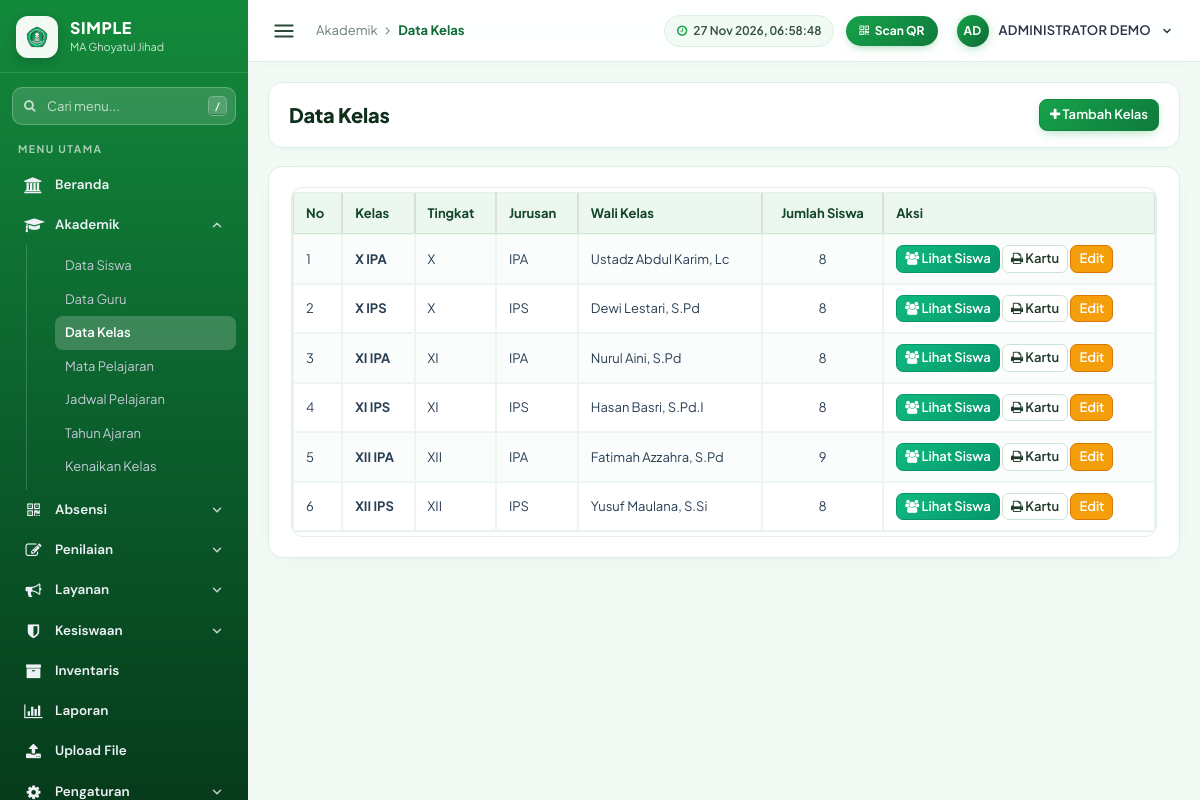
/index.php?page=Data-Kelas (signed in), run on the app's committed database.
### tables this page shows
CREATE TABLE `kelas` (
  `id` int NOT NULL,
  `nama` varchar(30) NOT NULL,
  `tingkat` varchar(5) NOT NULL,
  `jurusan` varchar(30) DEFAULT NULL,
  `wali_guru_id` int DEFAULT NULL
);

CREATE TABLE `guru` (
  `id` int NOT NULL,
  `nip` varchar(30) NOT NULL,
  `nama` varchar(120) NOT NULL,
  `jenis_kelamin` char(1) NOT NULL DEFAULT 'L',
  `mapel` varchar(100) DEFAULT NULL,
  `jabatan` varchar(100) DEFAULT NULL,
  `status_kepegawaian` varchar(30) NOT NULL DEFAULT 'GTY',
  `no_hp` varchar(30) DEFAULT NULL,
  `email` varchar(100) DEFAULT NULL,
  `status` varchar(10) NOT NULL DEFAULT 'Active',
  `foto` varchar(100) DEFAULT NULL
);

### index.php (called while the page is built, shortened)
<?php
require_once __DIR__ . '/library/helpers.php';
$routes = [
    'Dashboard' => 'pages/home.php',
    'Data-Siswa' => 'pages/siswa.php',
    'Data-Guru' => 'pages/guru.php',
    'Data-Kelas' => 'pages/kelas.php',
    'Absen-Scan' => 'pages/absen_scan.php',
    'Absen-Siswa' => 'pages/absen_siswa.php',
    'Absen-Guru' => 'pages/absen_guru.php',
    'Cetak-Kartu' => 'pages/kartu.php',
    'Profile' => 'pages/profile.php',
    'User-Guide' => 'pages/help.php',
    'Help' => 'pages/help.php',
    'Users' => 'pages/users.php',
    'Upload-File' => 'pages/upload_file.php',
    'Tahun-Ajaran' => 'pages/tahun_ajaran.php',
    'Mata-Pelajaran' => 'pages/mapel.php',
    'Jadwal' => 'pages/jadwal.php',
    'Perizinan' => 'pages/perizinan.php',
    'Pengumuman' => 'pages/pengumuman.php',
    'Kenaikan-Kelas' => 'pages/kenaikan.php',
    'Input-Nilai' => 'pages/nilai.php',
    'Rapor' => 'pages/rapor.php',
    'Cetak-Rapor' => 'pages/cetak_rapor.php',
    'Laporan' => 'pages/laporan.php',
    'Pelanggaran' => 'pages/pelanggaran.php',
    'Inventaris' => 'pages/inventaris.php',
    'Master-Menu' => 'pages/master_menu.php',
];
$page = $_GET['page'] ?? 'Dashboard';
require __DIR__ . '/' . $routes[$page];

### library/helpers.php (called while the page is built, shortened)
<?php
function e($s) { return htmlspecialchars((string)$s, ENT_QUOTES, 'UTF-8'); }
function role() { return strtoupper((string)($_SESSION['SES_ROLE'] ?? '')); }
function canEdit() { return in_array(role(), ['ADMIN', 'TATA USAHA'], true); }
function qall($db, $sql, $types = '', $p = []) {
    $st = $db->prepare($sql);
    $st->execute();
    return $st->get_result()->fetch_all(MYSQLI_ASSOC);
}

### pages/kelas.php (the view, shortened to what this page needs)
<?php
$db = $koneksidb;
$guruList = qall($db, "SELECT id, nama FROM guru WHERE status = 'Active' ORDER BY nama");
$rows = qall($db, "SELECT k.*, g.nama AS wali, (SELECT COUNT(*) FROM siswa s WHERE s.kelas_id = k.id AND s.status = 'Active') AS jml
                   FROM kelas k LEFT JOIN guru g ON g.id = k.wali_guru_id ORDER BY FIELD(k.tingkat,'X','XI','XII'), k.jurusan");
include "header.php";
?>
<div class="right_col" role="main">
  <div class="page-title"><div class="title_left"><h3>Data Kelas</h3></div>
    <div class="title_right"><?php if (canEdit()): ?><button class="btn btn-primary btn-sm" id="btnAdd"><i class="fa fa-plus"></i> Tambah Kelas</button><?php endif; ?></div></div>
  <div class="x_panel"><div class="x_content table-responsive">
    <table class="table table-bordered table-striped">
      <thead><tr><th>No</th><th>Kelas</th><th>Tingkat</th><th>Jurusan</th><th>Wali Kelas</th><th class="text-center">Jumlah Siswa</th><th>Aksi</th></tr></thead>
      <tbody><?php foreach ($rows as $i => $r): ?>
        <tr><td><?= $i + 1 ?></td><td><b><?= e($r['nama']) ?></b></td><td><?= e($r['tingkat']) ?></td><td><?= e($r['jurusan']) ?></td><td><?= e($r['wali'] ?: '-') ?></td><td class="text-center"><?= (int)$r['jml'] ?></td>
          <td><a class="btn btn-success btn-xs" href="?page=Data-Siswa&kelas=<?= $r['id'] ?>"><i class="fa fa-users"></i> Lihat Siswa</a>
              <a class="btn btn-default btn-xs" target="_blank" href="?page=Cetak-Kartu&tipe=siswa&kelas=<?= $r['id'] ?>"><i class="fa fa-print"></i> Kartu</a>
              <?php if (canEdit()): ?><button class="btn btn-warning btn-xs btn-edit" data-row="<?= e(json_encode($r)) ?>">Edit</button><?php endif; ?></td></tr>
      <?php endforeach; ?></tbody>
    </table>
  </div></div>
</div>
<?php if (canEdit()): ?>
<div class="modal fade" id="mdl" tabindex="-1"><div class="modal-dialog"><form class="modal-content" method="POST">
  <div class="modal-header"><button type="button" class="close" data-dismiss="modal">&times;</button><h4 class="modal-title" id="mTitle">Kelas</h4></div>
  <div class="modal-body"><input type="hidden" name="act" id="m_act" value="add"><input type="hidden" name="id" id="m_id">
    <div class="form-group"><label>Nama Kelas</label><input class="form-control" name="nama" id="m_nama" required placeholder="mis. X IPA"></div>
    <div class="form-group"><label>Tingkat</label><select class="form-control" name="tingkat" id="m_tingkat"><option>X</option><option>XI</option><option>XII</option></select></div>
    <div class="form-group"><label>Jurusan</label><input class="form-control" name="jurusan" id="m_jurusan" placeholder="IPA / IPS / Keagamaan"></div>
    <div class="form-group"><label>Wali Kelas</label><select class="form-control" name="wali_guru_id" id="m_wali_guru_id"><option value="">-</option><?php foreach ($guruList as $g) echo '<option value="' . $g['id'] . '">' . e($g['nama']) . '</option>'; ?></select></div>
  </div>
  <div class="modal-footer"><button type="button" class="btn btn-default" data-dismiss="modal">Batal</button><button class="btn btn-primary">Simpan</button></div>
</form></div></div>
<?php endif; include "footer.php"; ?>

### data on the page
kelas: nama "X IPA", tingkat "X", jurusan "IPA", guru.nama "Ustadz Abdul Karim, Lc", jml "8"
kelas: nama "X IPS", tingkat "X", jurusan "IPS", guru.nama "Dewi Lestari, S.Pd", jml "8"
kelas: nama "XI IPA", tingkat "XI", jurusan "IPA", guru.nama "Nurul Aini, S.Pd", jml "8"
kelas: nama "XI IPS", tingkat "XI", jurusan "IPS", guru.nama "Hasan Basri, S.Pd.I", jml "8"
kelas: nama "XII IPA", tingkat "XII", jurusan "IPA", guru.nama "Fatimah Azzahra, S.Pd", jml "9"
kelas: nama "XII IPS", tingkat "XII", jurusan "IPS", guru.nama "Yusuf Maulana, S.Si", jml "8"

### other printed values
$nm "Beranda"
$nm "Akademik"
$k[0] "Data Siswa"
$k[0] "Data Guru"
$k[0] "Data Kelas"
$k[0] "Mata Pelajaran"
$k[0] "Jadwal Pelajaran"
$k[0] "Tahun Ajaran"
$k[0] "Kenaikan Kelas"
$nm "Absensi"
$nm "Penilaian"
$nm "Layanan"
$nm "Kesiswaan"
$nm "Inventaris"
$nm "Laporan"
